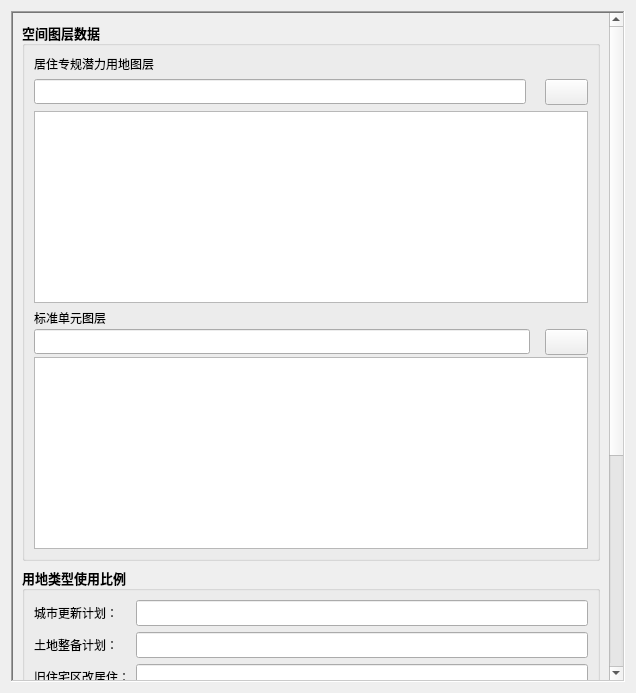
<?xml version="1.0" encoding="UTF-8"?>
<ui version="4.0">
 <class>frmModelCal</class>
 <widget class="QWidget" name="frmModelCal">
  <property name="geometry">
   <rect>
    <x>0</x>
    <y>0</y>
    <width>636</width>
    <height>693</height>
   </rect>
  </property>
  <property name="windowTitle">
   <string>Form</string>
  </property>
  <layout class="QHBoxLayout" name="horizontalLayout_2">
   <item>
    <widget class="QScrollArea" name="scrollArea">
     <property name="sizePolicy">
      <sizepolicy hsizetype="Expanding" vsizetype="Minimum">
       <horstretch>0</horstretch>
       <verstretch>250</verstretch>
      </sizepolicy>
     </property>
     <property name="frameShape">
      <enum>QFrame::WinPanel</enum>
     </property>
     <property name="verticalScrollBarPolicy">
      <enum>Qt::ScrollBarAlwaysOn</enum>
     </property>
     <property name="horizontalScrollBarPolicy">
      <enum>Qt::ScrollBarAlwaysOff</enum>
     </property>
     <property name="widgetResizable">
      <bool>true</bool>
     </property>
     <widget class="QWidget" name="scrollAreaWidgetContents">
      <property name="geometry">
       <rect>
        <x>0</x>
        <y>-252</y>
        <width>597</width>
        <height>982</height>
       </rect>
      </property>
      <property name="sizePolicy">
       <sizepolicy hsizetype="Preferred" vsizetype="Preferred">
        <horstretch>0</horstretch>
        <verstretch>0</verstretch>
       </sizepolicy>
      </property>
      <layout class="QHBoxLayout" name="horizontalLayout">
       <item>
        <layout class="QVBoxLayout" name="verticalLayout_7">
         <item>
          <widget class="QGroupBox" name="groupBox1">
           <property name="sizePolicy">
            <sizepolicy hsizetype="Preferred" vsizetype="Fixed">
             <horstretch>0</horstretch>
             <verstretch>0</verstretch>
            </sizepolicy>
           </property>
           <property name="font">
            <font>
             <family>微软雅黑</family>
             <pointsize>10</pointsize>
             <weight>75</weight>
             <bold>true</bold>
            </font>
           </property>
           <property name="title">
            <string>空间图层数据</string>
           </property>
           <layout class="QVBoxLayout" name="verticalLayout_5">
            <item>
             <layout class="QVBoxLayout" name="verticalLayout_4">
              <item>
               <widget class="QLabel" name="label_2">
                <property name="font">
                 <font>
                  <family>微软雅黑</family>
                  <pointsize>9</pointsize>
                  <weight>50</weight>
                  <bold>false</bold>
                 </font>
                </property>
                <property name="text">
                 <string>居住专规潜力用地图层</string>
                </property>
               </widget>
              </item>
              <item>
               <layout class="QHBoxLayout" name="horizontalLayout_5">
                <item>
                 <widget class="QLineEdit" name="txt_PotentialLandFile">
                  <property name="font">
                   <font>
                    <family>微软雅黑</family>
                    <pointsize>9</pointsize>
                    <weight>50</weight>
                    <bold>false</bold>
                   </font>
                  </property>
                 </widget>
                </item>
                <item>
                 <spacer name="horizontalSpacer_9">
                  <property name="orientation">
                   <enum>Qt::Horizontal</enum>
                  </property>
                  <property name="sizeType">
                   <enum>QSizePolicy::Fixed</enum>
                  </property>
                  <property name="sizeHint" stdset="0">
                   <size>
                    <width>13</width>
                    <height>20</height>
                   </size>
                  </property>
                 </spacer>
                </item>
                <item>
                 <widget class="QPushButton" name="btn_addPotentialLandFile">
                  <property name="sizePolicy">
                   <sizepolicy hsizetype="Fixed" vsizetype="Fixed">
                    <horstretch>0</horstretch>
                    <verstretch>0</verstretch>
                   </sizepolicy>
                  </property>
                  <property name="text">
                   <string/>
                  </property>
                  <property name="icon">
                   <iconset resource="../icons.qrc">
                    <normaloff>:/icons/icons/GenericOpen32.png</normaloff>:/icons/icons/GenericOpen32.png</iconset>
                  </property>
                 </widget>
                </item>
               </layout>
              </item>
              <item>
               <widget class="QTableWidget" name="tbl_PotentialLandField">
                <property name="font">
                 <font>
                  <family>Microsoft YaHei UI</family>
                  <pointsize>9</pointsize>
                  <weight>50</weight>
                  <bold>false</bold>
                 </font>
                </property>
               </widget>
              </item>
             </layout>
            </item>
            <item>
             <layout class="QVBoxLayout" name="verticalLayout_3">
              <property name="spacing">
               <number>2</number>
              </property>
              <item>
               <widget class="QLabel" name="label_3">
                <property name="font">
                 <font>
                  <family>微软雅黑</family>
                  <pointsize>9</pointsize>
                  <weight>50</weight>
                  <bold>false</bold>
                 </font>
                </property>
                <property name="text">
                 <string>标准单元图层</string>
                </property>
               </widget>
              </item>
              <item>
               <layout class="QHBoxLayout" name="horizontalLayout_6">
                <item>
                 <widget class="QLineEdit" name="txt_GridFile">
                  <property name="font">
                   <font>
                    <family>微软雅黑</family>
                    <pointsize>9</pointsize>
                    <weight>50</weight>
                    <bold>false</bold>
                   </font>
                  </property>
                 </widget>
                </item>
                <item>
                 <spacer name="horizontalSpacer_10">
                  <property name="orientation">
                   <enum>Qt::Horizontal</enum>
                  </property>
                  <property name="sizeType">
                   <enum>QSizePolicy::Fixed</enum>
                  </property>
                  <property name="sizeHint" stdset="0">
                   <size>
                    <width>13</width>
                    <height>20</height>
                   </size>
                  </property>
                 </spacer>
                </item>
                <item>
                 <widget class="QPushButton" name="btn_addGridFile">
                  <property name="sizePolicy">
                   <sizepolicy hsizetype="Fixed" vsizetype="Fixed">
                    <horstretch>0</horstretch>
                    <verstretch>0</verstretch>
                   </sizepolicy>
                  </property>
                  <property name="text">
                   <string/>
                  </property>
                  <property name="icon">
                   <iconset resource="../icons.qrc">
                    <normaloff>:/icons/icons/GenericOpen32.png</normaloff>:/icons/icons/GenericOpen32.png</iconset>
                  </property>
                  <property name="iconSize">
                   <size>
                    <width>16</width>
                    <height>16</height>
                   </size>
                  </property>
                 </widget>
                </item>
               </layout>
              </item>
              <item>
               <widget class="QTableWidget" name="tbl_GridField">
                <property name="font">
                 <font>
                  <family>Microsoft YaHei UI</family>
                  <pointsize>9</pointsize>
                  <weight>50</weight>
                  <bold>false</bold>
                 </font>
                </property>
               </widget>
              </item>
             </layout>
            </item>
           </layout>
          </widget>
         </item>
         <item>
          <widget class="QGroupBox" name="groupBox2">
           <property name="sizePolicy">
            <sizepolicy hsizetype="Preferred" vsizetype="Fixed">
             <horstretch>0</horstretch>
             <verstretch>0</verstretch>
            </sizepolicy>
           </property>
           <property name="font">
            <font>
             <family>微软雅黑</family>
             <pointsize>10</pointsize>
             <weight>75</weight>
             <bold>true</bold>
            </font>
           </property>
           <property name="title">
            <string>用地类型使用比例</string>
           </property>
           <layout class="QVBoxLayout" name="verticalLayout_6">
            <item>
             <layout class="QFormLayout" name="formLayout">
              <item row="0" column="0">
               <widget class="QLabel" name="label">
                <property name="font">
                 <font>
                  <family>微软雅黑</family>
                  <pointsize>9</pointsize>
                  <weight>50</weight>
                  <bold>false</bold>
                 </font>
                </property>
                <property name="text">
                 <string>城市更新计划：</string>
                </property>
               </widget>
              </item>
              <item row="0" column="1">
               <widget class="QLineEdit" name="txt_type_csgx">
                <property name="font">
                 <font>
                  <family>微软雅黑</family>
                  <pointsize>10</pointsize>
                  <weight>50</weight>
                  <bold>false</bold>
                 </font>
                </property>
               </widget>
              </item>
              <item row="1" column="0">
               <widget class="QLabel" name="label_4">
                <property name="font">
                 <font>
                  <family>微软雅黑</family>
                  <pointsize>9</pointsize>
                  <weight>50</weight>
                  <bold>false</bold>
                 </font>
                </property>
                <property name="text">
                 <string>土地整备计划：</string>
                </property>
               </widget>
              </item>
              <item row="1" column="1">
               <widget class="QLineEdit" name="txt_type_tdzb">
                <property name="font">
                 <font>
                  <family>微软雅黑</family>
                  <pointsize>10</pointsize>
                  <weight>50</weight>
                  <bold>false</bold>
                 </font>
                </property>
               </widget>
              </item>
              <item row="2" column="0">
               <widget class="QLabel" name="label_5">
                <property name="font">
                 <font>
                  <family>微软雅黑</family>
                  <pointsize>9</pointsize>
                  <weight>50</weight>
                  <bold>false</bold>
                 </font>
                </property>
                <property name="text">
                 <string>旧住宅区改居住：</string>
                </property>
               </widget>
              </item>
              <item row="2" column="1">
               <widget class="QLineEdit" name="txt_type_zzgjz">
                <property name="font">
                 <font>
                  <family>微软雅黑</family>
                  <pointsize>10</pointsize>
                  <weight>50</weight>
                  <bold>false</bold>
                 </font>
                </property>
               </widget>
              </item>
              <item row="3" column="0">
               <widget class="QLabel" name="label_6">
                <property name="font">
                 <font>
                  <family>微软雅黑</family>
                  <pointsize>9</pointsize>
                  <weight>50</weight>
                  <bold>false</bold>
                 </font>
                </property>
                <property name="text">
                 <string>旧工业区改居住：</string>
                </property>
               </widget>
              </item>
              <item row="3" column="1">
               <widget class="QLineEdit" name="txt_type_gygjz">
                <property name="font">
                 <font>
                  <family>微软雅黑</family>
                  <pointsize>10</pointsize>
                  <weight>50</weight>
                  <bold>false</bold>
                 </font>
                </property>
               </widget>
              </item>
             </layout>
            </item>
           </layout>
          </widget>
         </item>
         <item>
          <widget class="QGroupBox" name="groupBox3">
           <property name="sizePolicy">
            <sizepolicy hsizetype="Preferred" vsizetype="Fixed">
             <horstretch>0</horstretch>
             <verstretch>0</verstretch>
            </sizepolicy>
           </property>
           <property name="font">
            <font>
             <family>微软雅黑</family>
             <pointsize>10</pointsize>
             <weight>75</weight>
             <bold>true</bold>
            </font>
           </property>
           <property name="title">
            <string>评价指标权重</string>
           </property>
           <layout class="QVBoxLayout" name="verticalLayout_2">
            <item>
             <layout class="QFormLayout" name="formLayout_2">
              <item row="0" column="0">
               <widget class="QLabel" name="label_7">
                <property name="font">
                 <font>
                  <family>微软雅黑</family>
                  <pointsize>9</pointsize>
                  <weight>50</weight>
                  <bold>false</bold>
                 </font>
                </property>
                <property name="text">
                 <string>新增建筑量：</string>
                </property>
               </widget>
              </item>
              <item row="0" column="1">
               <widget class="QLineEdit" name="txt_indicator_xzjjl">
                <property name="font">
                 <font>
                  <family>微软雅黑</family>
                  <pointsize>10</pointsize>
                  <weight>50</weight>
                  <bold>false</bold>
                 </font>
                </property>
               </widget>
              </item>
              <item row="1" column="0">
               <widget class="QLabel" name="label_8">
                <property name="font">
                 <font>
                  <family>微软雅黑</family>
                  <pointsize>9</pointsize>
                  <weight>50</weight>
                  <bold>false</bold>
                 </font>
                </property>
                <property name="text">
                 <string>拆除建筑量：</string>
                </property>
               </widget>
              </item>
              <item row="1" column="1">
               <widget class="QLineEdit" name="txt_indicator_ccjzl">
                <property name="font">
                 <font>
                  <family>微软雅黑</family>
                  <pointsize>10</pointsize>
                  <weight>50</weight>
                  <bold>false</bold>
                 </font>
                </property>
               </widget>
              </item>
              <item row="2" column="0">
               <widget class="QLabel" name="label_9">
                <property name="font">
                 <font>
                  <family>微软雅黑</family>
                  <pointsize>9</pointsize>
                  <weight>50</weight>
                  <bold>false</bold>
                 </font>
                </property>
                <property name="text">
                 <string>用地形态指数：</string>
                </property>
               </widget>
              </item>
              <item row="2" column="1">
               <widget class="QLineEdit" name="txt_indicator_xtzs">
                <property name="font">
                 <font>
                  <family>微软雅黑</family>
                  <pointsize>10</pointsize>
                  <weight>50</weight>
                  <bold>false</bold>
                 </font>
                </property>
               </widget>
              </item>
              <item row="3" column="0">
               <widget class="QLabel" name="label_10">
                <property name="font">
                 <font>
                  <family>微软雅黑</family>
                  <pointsize>9</pointsize>
                  <weight>50</weight>
                  <bold>false</bold>
                 </font>
                </property>
                <property name="text">
                 <string>职住平衡指数：</string>
                </property>
               </widget>
              </item>
              <item row="3" column="1">
               <widget class="QLineEdit" name="txt_indicator_zzphzs">
                <property name="font">
                 <font>
                  <family>微软雅黑</family>
                  <pointsize>10</pointsize>
                  <weight>50</weight>
                  <bold>false</bold>
                 </font>
                </property>
               </widget>
              </item>
              <item row="4" column="0">
               <widget class="QLabel" name="label_11">
                <property name="font">
                 <font>
                  <family>微软雅黑</family>
                  <pointsize>9</pointsize>
                  <weight>50</weight>
                  <bold>false</bold>
                 </font>
                </property>
                <property name="text">
                 <string>交通可达性：</string>
                </property>
               </widget>
              </item>
              <item row="4" column="1">
               <widget class="QLineEdit" name="txt_indicator_jtkdx">
                <property name="font">
                 <font>
                  <family>微软雅黑</family>
                  <pointsize>10</pointsize>
                  <weight>50</weight>
                  <bold>false</bold>
                 </font>
                </property>
               </widget>
              </item>
              <item row="5" column="0">
               <widget class="QLabel" name="label_12">
                <property name="font">
                 <font>
                  <family>微软雅黑</family>
                  <pointsize>9</pointsize>
                  <weight>50</weight>
                  <bold>false</bold>
                 </font>
                </property>
                <property name="text">
                 <string>公共服务水平：</string>
                </property>
               </widget>
              </item>
              <item row="5" column="1">
               <widget class="QLineEdit" name="txt_indicator_ggfwsp">
                <property name="font">
                 <font>
                  <family>微软雅黑</family>
                  <pointsize>10</pointsize>
                  <weight>50</weight>
                  <bold>false</bold>
                 </font>
                </property>
               </widget>
              </item>
             </layout>
            </item>
           </layout>
          </widget>
         </item>
         <item>
          <spacer name="verticalSpacer">
           <property name="orientation">
            <enum>Qt::Vertical</enum>
           </property>
           <property name="sizeHint" stdset="0">
            <size>
             <width>20</width>
             <height>40</height>
            </size>
           </property>
          </spacer>
         </item>
         <item>
          <widget class="QDialogButtonBox" name="buttonBox">
           <property name="standardButtons">
            <set>QDialogButtonBox::Cancel|QDialogButtonBox::Ok</set>
           </property>
          </widget>
         </item>
        </layout>
       </item>
      </layout>
     </widget>
    </widget>
   </item>
  </layout>
 </widget>
 <resources>
  <include location="../icons.qrc"/>
 </resources>
 <connections/>
</ui>
